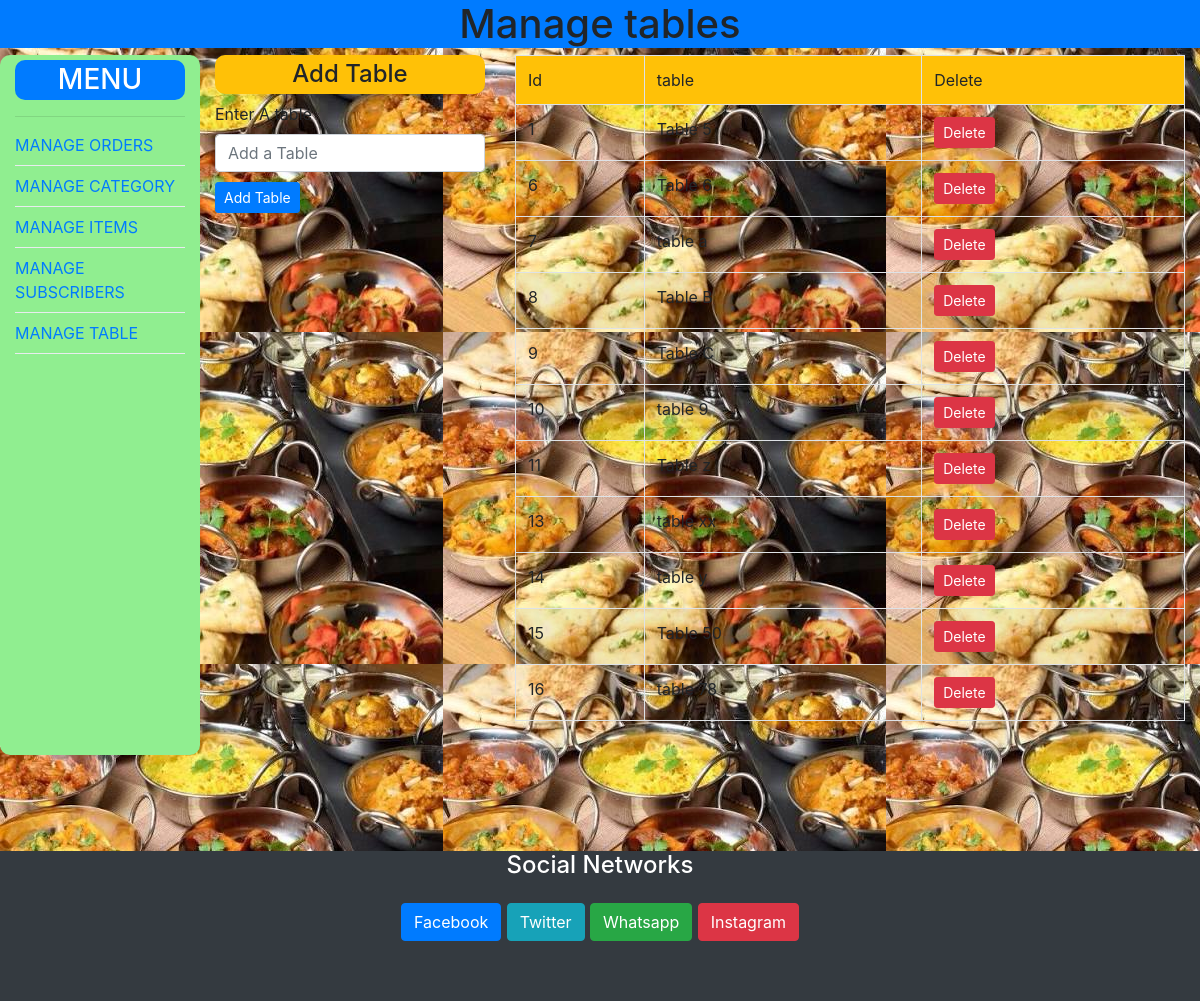
The page /admin/table.php on the database as committed earlier.
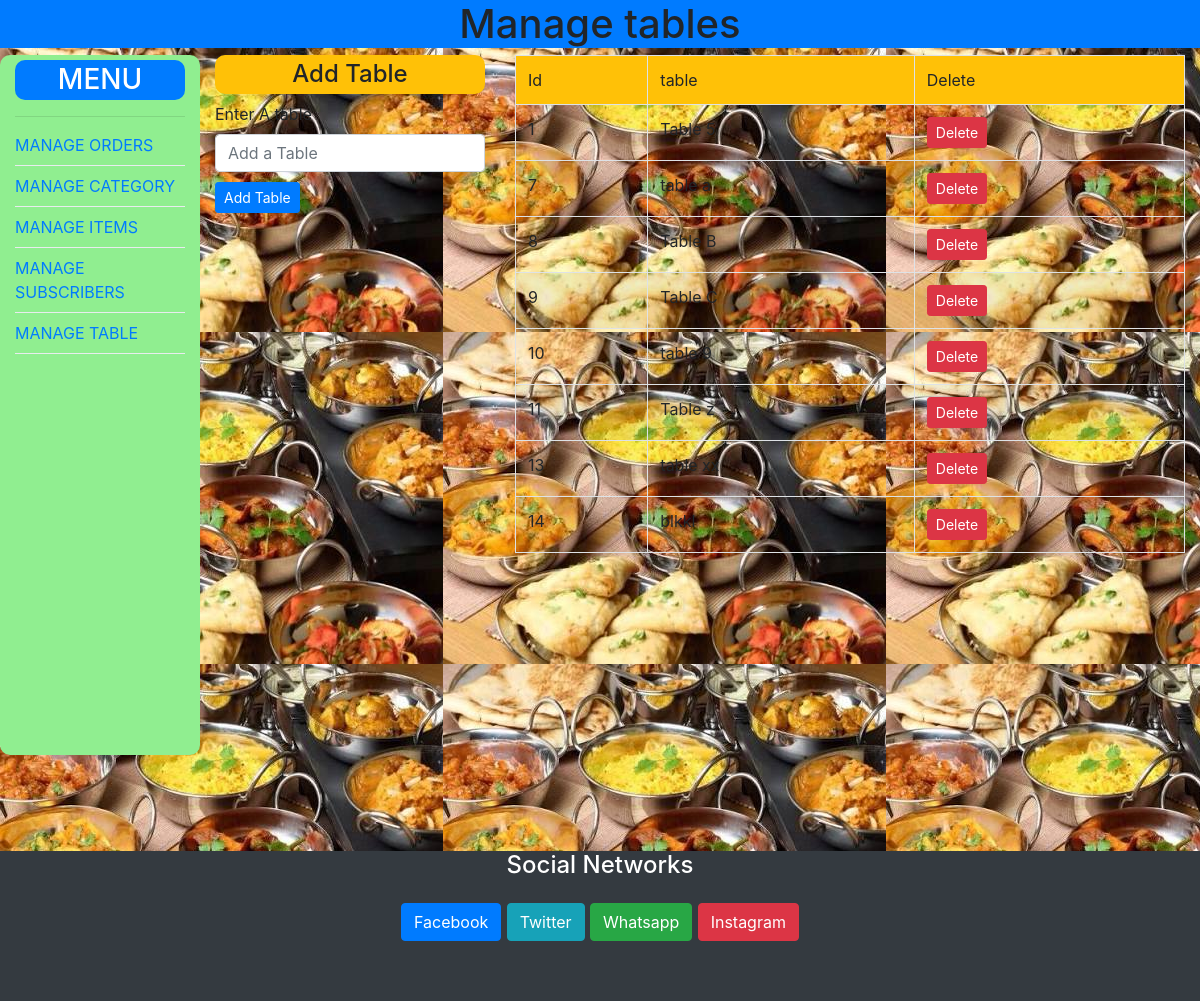
The same page on the database as committed later.
### tables this page shows
CREATE TABLE `tables` (
  `id` int(11) NOT NULL,
  `name` varchar(255) NOT NULL
);

### admin/table.php (the view, shortened to what this page needs)
<?php
require('connect.php');
$tab_Sql = $conn->query("SELECT * FROM tables");
 ?>
 <?php include 'incl/header.php'; ?>
<body>
	<h1 style="text-align: center;" class="bg-primary fixed-top">Manage tables</h1>
	<div class="container-fluid">
		<div class="row" style="margin-top: 55px">
			<?php include 'incl/sidebar.php'; ?>
			<div class="col-md-3">
				  <form action="table.php" method="POST" enctype="multipart/form-data">
				  	<h4 class="bg-warning text-center" style="border-radius: 10px;padding: 5px;">Add Table</h4>
				  	 <label>Enter A table </label>
			         <input type="text" name="table" class="form-control" value="<?= (isset($_GET['edit'])? $nam :'') ?>" placeholder="Add a Table">
				  	 <button class="btn btn-primary btn btn-sm" type="submit" name="<?= (isset($_GET['edit'])? 'edit_table':'add_table') ?>" style="margin-top: 10px;"><?= (isset($_GET['edit'])? 'Update Table':'Add Table') ?></button>
			      </form>
			</div>
			<div class="col-md-7">
				<table class="table table-striped table-bordered table-condensed table-center">
					<tr class="bg-warning">
						<td>Id</td>
						<td>table</td>
						<td>Delete</td>
					</tr>
					<?php while($table = mysqli_fetch_assoc($tab_Sql)): ?>
					<tr>
						<td><?=$table['id']; ?></td>
						<td><?=$table['name']; ?></td>
						<td>
							<a href="table.php?delete=<?=$table['id'];?>" class="btn btn-danger btn-sm">Delete</a>
						</td>
					</tr>
					<?php endwhile; ?>
				</table>
			</div>
		</div>
	</div>
<?php include 'incl/footer.php'; ?>

Rows that differ between the two databases and show on the page:
removed tables: id "6", name "Table 6"
removed tables: id "15", name "Table 50"
removed tables: id "16", name "table 78"
changed tables id 14: name "table y" → "blkkl"
